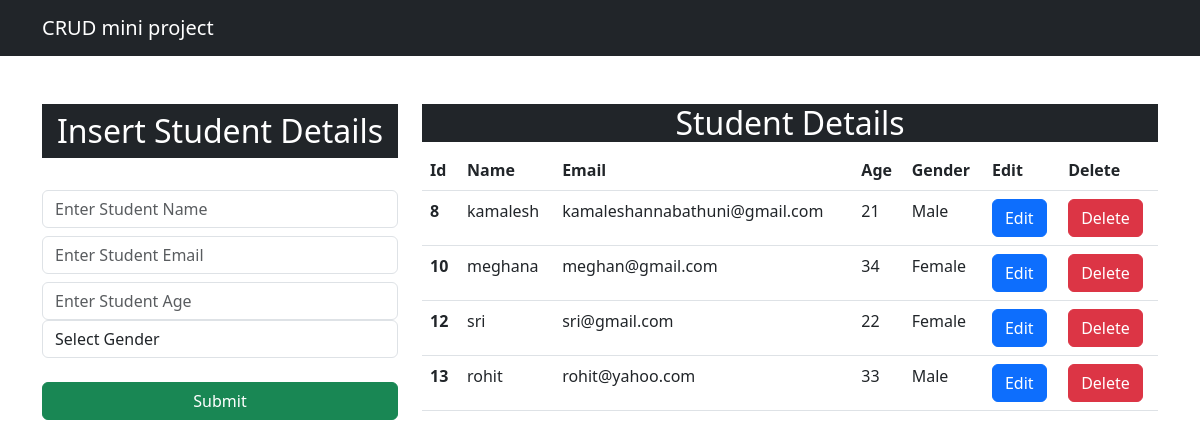
The page / on the database its author committed.
### app/models.py (models this page shows)
class Student(models.Model):
    id = models.BigAutoField(primary_key=True)
    name=models.CharField(max_length=25,blank=False,null=False)
    email=models.EmailField()
    age=models.IntegerField()
    gender=models.CharField(max_length=25,blank=False,null=False)
    def __str__(self) :
        return self.name

### app/views.py (the view)
# urls.py: urlpatterns = [path('',views.index,name="index"),
def index(request):
    data=Student.objects.all()
    print(data)
    context={"data":data}
    return render(request, "index.html",context)

### templates/index.html (shortened to what this page needs)
<!DOCTYPE html>
<html lang="en">
  <head>
    <link
      href="https://cdn.jsdelivr.net/npm/bootstrap@5.3.0/dist/css/bootstrap.min.css"
      rel="stylesheet"
    />
  </head>
  <body>
    <nav class="navbar navbar-expand-lg navbar-dark bg-dark">
      <div class="container-md">
        <a class="navbar-brand" href="/">CRUD mini project</a>
      </div>
    </nav>
    <div class="container mt-5">
      <div class="row">
        <div class="col-md-4">
          <h2 class="text-white bg-dark text-center p-2">
            Insert Student Details
          </h2>
          <br />
          <form action="/insert" method="post">{% csrf_token %}
          <div class="form-group">
            <input
              type="text"
              class="form-control"
              placeholder="Enter Student Name"
              name="name"
              required
            />
          </div>
          <div class="form-group">
            <input
              type="email"
              class="form-control mt-2"
              placeholder="Enter Student Email"
              name="email"
              required
            />
          </div>
          <div class="form-group">
            <input
              type="number"
              class="form-control mt-2"
              placeholder="Enter Student Age"
              name="age"
              required
            />
            <div class="form-group">
              <select id="gender" class="form-control" name="gender" required>
                <option selected>Select Gender</option>
              </select>
            </div>
          </div>
          <br />
          <div class="d-grid gap-2">
            <button class="btn btn-success" type="submit">Submit</button>
          </div>
        </form>
        </div>
        <div class="col-md-8">
        <h2 class="text-center text-white bg-dark" p-3>Student Details</h2>
        <table class="table">
            <thead>
              <tr>
                <th scope="col">Id</th>
                <th scope="col">Name</th>
                <th scope="col">Email</th>
                <th scope="col">Age</th>
                <th scope="col">Gender</th>
                <th scope="col">Edit</th>
                <th scope="col">Delete</th>
              </tr>
            </thead>
            <tbody>
            {% for d in data %}
              <tr>
                <th scope="row">{{d.id}}</th>
                <td>{{d.name}}</td>
                <td>{{d.email}}</td>
                <td>{{d.age}}</td>
                <td>{{d.gender}}</td>
                <td><a type="button" href="/update/{{d.id}}" class="btn btn-primary">Edit</a></td>
                <td><a type="button"  href="/delete/{{d.id}}" class="btn btn-danger">Delete</a></td>
              </tr>
            {% endfor %}
            </tbody>
          </table>
        </div>
      </div>
    </div>
  </body>
</html>

### rows shown on the page
Student: id "8", name "kamalesh", email "kamaleshannabathuni@gmail.com", age "21", gender "Male"
Student: id "10", name "meghana", email "meghan@gmail.com", age "34", gender "Female"
Student: id "12", name "sri", email "sri@gmail.com", age "22", gender "Female"
Student: id "13", name "rohit", email "rohit@yahoo.com", age "33", gender "Male"
